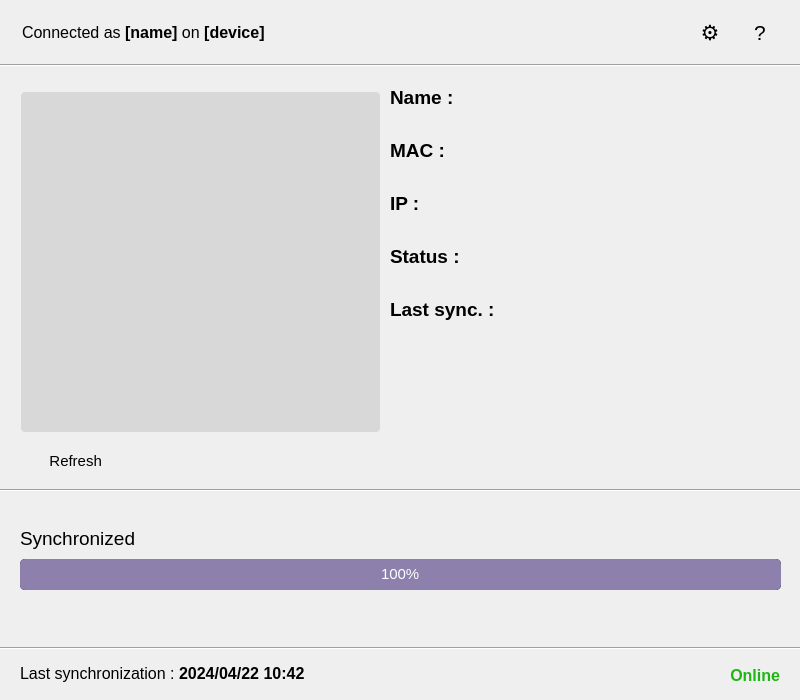
<?xml version="1.0" encoding="UTF-8"?>
<ui version="4.0">
 <class>main_window</class>
 <widget class="QMainWindow" name="main_window">
  <property name="windowModality">
   <enum>Qt::WindowModal</enum>
  </property>
  <property name="geometry">
   <rect>
    <x>0</x>
    <y>0</y>
    <width>800</width>
    <height>700</height>
   </rect>
  </property>
  <property name="sizePolicy">
   <sizepolicy hsizetype="Fixed" vsizetype="Fixed">
    <horstretch>0</horstretch>
    <verstretch>0</verstretch>
   </sizepolicy>
  </property>
  <property name="minimumSize">
   <size>
    <width>800</width>
    <height>700</height>
   </size>
  </property>
  <property name="maximumSize">
   <size>
    <width>800</width>
    <height>700</height>
   </size>
  </property>
  <property name="palette">
   <palette>
    <active>
     <colorrole role="Highlight">
      <brush brushstyle="SolidPattern">
       <color alpha="255">
        <red>116</red>
        <green>27</green>
        <blue>214</blue>
       </color>
      </brush>
     </colorrole>
    </active>
    <inactive>
     <colorrole role="Highlight">
      <brush brushstyle="SolidPattern">
       <color alpha="255">
        <red>116</red>
        <green>27</green>
        <blue>214</blue>
       </color>
      </brush>
     </colorrole>
    </inactive>
    <disabled>
     <colorrole role="Highlight">
      <brush brushstyle="SolidPattern">
       <color alpha="255">
        <red>40</red>
        <green>44</green>
        <blue>48</blue>
       </color>
      </brush>
     </colorrole>
    </disabled>
   </palette>
  </property>
  <property name="contextMenuPolicy">
   <enum>Qt::DefaultContextMenu</enum>
  </property>
  <property name="windowTitle">
   <string>Foxync</string>
  </property>
  <property name="windowOpacity">
   <double>1.000000000000000</double>
  </property>
  <property name="styleSheet">
   <string notr="true"/>
  </property>
  <property name="windowFilePath">
   <string/>
  </property>
  <property name="iconSize">
   <size>
    <width>24</width>
    <height>24</height>
   </size>
  </property>
  <property name="toolButtonStyle">
   <enum>Qt::ToolButtonIconOnly</enum>
  </property>
  <property name="tabShape">
   <enum>QTabWidget::Rounded</enum>
  </property>
  <widget class="QWidget" name="centralwidget">
   <widget class="QListWidget" name="list_devices">
    <property name="geometry">
     <rect>
      <x>20</x>
      <y>91</y>
      <width>361</width>
      <height>342</height>
     </rect>
    </property>
    <property name="palette">
     <palette>
      <active>
       <colorrole role="Button">
        <brush brushstyle="SolidPattern">
         <color alpha="25">
          <red>0</red>
          <green>0</green>
          <blue>0</blue>
         </color>
        </brush>
       </colorrole>
       <colorrole role="Base">
        <brush brushstyle="NoBrush">
         <color alpha="255">
          <red>0</red>
          <green>0</green>
          <blue>0</blue>
         </color>
        </brush>
       </colorrole>
       <colorrole role="Window">
        <brush brushstyle="SolidPattern">
         <color alpha="25">
          <red>0</red>
          <green>0</green>
          <blue>0</blue>
         </color>
        </brush>
       </colorrole>
      </active>
      <inactive>
       <colorrole role="Button">
        <brush brushstyle="SolidPattern">
         <color alpha="25">
          <red>0</red>
          <green>0</green>
          <blue>0</blue>
         </color>
        </brush>
       </colorrole>
       <colorrole role="Base">
        <brush brushstyle="NoBrush">
         <color alpha="255">
          <red>0</red>
          <green>0</green>
          <blue>0</blue>
         </color>
        </brush>
       </colorrole>
       <colorrole role="Window">
        <brush brushstyle="SolidPattern">
         <color alpha="25">
          <red>0</red>
          <green>0</green>
          <blue>0</blue>
         </color>
        </brush>
       </colorrole>
      </inactive>
      <disabled>
       <colorrole role="Button">
        <brush brushstyle="SolidPattern">
         <color alpha="25">
          <red>0</red>
          <green>0</green>
          <blue>0</blue>
         </color>
        </brush>
       </colorrole>
       <colorrole role="Base">
        <brush brushstyle="NoBrush">
         <color alpha="255">
          <red>0</red>
          <green>0</green>
          <blue>0</blue>
         </color>
        </brush>
       </colorrole>
       <colorrole role="Window">
        <brush brushstyle="SolidPattern">
         <color alpha="25">
          <red>0</red>
          <green>0</green>
          <blue>0</blue>
         </color>
        </brush>
       </colorrole>
      </disabled>
     </palette>
    </property>
    <property name="font">
     <font>
      <pointsize>15</pointsize>
     </font>
    </property>
    <property name="styleSheet">
     <string notr="true">QListWidget {
	border: 2px solid transparent;
	border-radius: 5px;
    background-color:  rgba(0, 0, 0, 0.1);
}

QListWidget::item{
	height: 40px;
}

QListWidget::item:selected{
    background-color: #8D80AD; 
	 border-radius: 5px;
color:white;
}
</string>
    </property>
    <property name="horizontalScrollBarPolicy">
     <enum>Qt::ScrollBarAlwaysOff</enum>
    </property>
    <property name="horizontalScrollMode">
     <enum>QAbstractItemView::ScrollPerItem</enum>
    </property>
    <property name="viewMode">
     <enum>QListView::ListMode</enum>
    </property>
   </widget>
   <widget class="QToolButton" name="buttonicon_options">
    <property name="geometry">
     <rect>
      <x>690</x>
      <y>12</y>
      <width>40</width>
      <height>40</height>
     </rect>
    </property>
    <property name="font">
     <font>
      <pointsize>16</pointsize>
     </font>
    </property>
    <property name="cursor">
     <cursorShape>ArrowCursor</cursorShape>
    </property>
    <property name="toolTip">
     <string>Settings</string>
    </property>
    <property name="styleSheet">
     <string notr="true">QToolButton {
background-color: transparent;
border: none;
border-radius: 5px;
}

QToolButton:pressed{
background-color: rgba(255, 255, 255, 0.4);
}</string>
    </property>
    <property name="text">
     <string>⚙️</string>
    </property>
    <property name="icon">
     <iconset>
      <normaloff>../medias/settings.png</normaloff>../medias/settings.png</iconset>
    </property>
    <property name="iconSize">
     <size>
      <width>24</width>
      <height>24</height>
     </size>
    </property>
   </widget>
   <widget class="QToolButton" name="buttonicon_about">
    <property name="geometry">
     <rect>
      <x>740</x>
      <y>12</y>
      <width>40</width>
      <height>40</height>
     </rect>
    </property>
    <property name="font">
     <font>
      <pointsize>16</pointsize>
     </font>
    </property>
    <property name="cursor">
     <cursorShape>ArrowCursor</cursorShape>
    </property>
    <property name="toolTip">
     <string>About</string>
    </property>
    <property name="styleSheet">
     <string notr="true">QToolButton {
background-color: transparent;
border: none;
border-radius: 5px;
}

QToolButton:pressed{
background-color: rgba(255, 255, 255, 0.4);
}</string>
    </property>
    <property name="text">
     <string>?</string>
    </property>
    <property name="icon">
     <iconset>
      <normaloff>../medias/about.png</normaloff>../medias/about.png</iconset>
    </property>
    <property name="iconSize">
     <size>
      <width>24</width>
      <height>24</height>
     </size>
    </property>
   </widget>
   <widget class="QLabel" name="label_state_device">
    <property name="geometry">
     <rect>
      <x>689</x>
      <y>661</y>
      <width>91</width>
      <height>30</height>
     </rect>
    </property>
    <property name="font">
     <font>
      <pointsize>12</pointsize>
      <italic>false</italic>
     </font>
    </property>
    <property name="layoutDirection">
     <enum>Qt::LeftToRight</enum>
    </property>
    <property name="styleSheet">
     <string notr="true">background: none;</string>
    </property>
    <property name="text">
     <string>&lt;html&gt;&lt;head/&gt;&lt;body&gt;&lt;p&gt; &lt;span style=&quot; font-weight:600; color:#1fb614;&quot;&gt;Online&lt;/span&gt;&lt;/p&gt;&lt;/body&gt;&lt;/html&gt;</string>
    </property>
    <property name="alignment">
     <set>Qt::AlignRight|Qt::AlignTrailing|Qt::AlignVCenter</set>
    </property>
   </widget>
   <widget class="QLabel" name="label_last_sync">
    <property name="geometry">
     <rect>
      <x>20</x>
      <y>658</y>
      <width>631</width>
      <height>31</height>
     </rect>
    </property>
    <property name="font">
     <font>
      <pointsize>12</pointsize>
     </font>
    </property>
    <property name="styleSheet">
     <string notr="true">background: none;</string>
    </property>
    <property name="text">
     <string>&lt;html&gt;&lt;head/&gt;&lt;body&gt;&lt;p&gt;Last synchronization : &lt;span style=&quot; font-weight:600;&quot;&gt;2024/04/22 10:42&lt;/span&gt;&lt;/p&gt;&lt;/body&gt;&lt;/html&gt;</string>
    </property>
   </widget>
   <widget class="QLabel" name="label_sync_state">
    <property name="geometry">
     <rect>
      <x>20</x>
      <y>523</y>
      <width>761</width>
      <height>31</height>
     </rect>
    </property>
    <property name="font">
     <font>
      <pointsize>14</pointsize>
     </font>
    </property>
    <property name="styleSheet">
     <string notr="true">background: none;</string>
    </property>
    <property name="text">
     <string>Synchronized</string>
    </property>
   </widget>
   <widget class="QLabel" name="label_current_name">
    <property name="geometry">
     <rect>
      <x>22</x>
      <y>17</y>
      <width>561</width>
      <height>31</height>
     </rect>
    </property>
    <property name="font">
     <font>
      <pointsize>12</pointsize>
     </font>
    </property>
    <property name="styleSheet">
     <string notr="true">background: none;</string>
    </property>
    <property name="text">
     <string>&lt;html&gt;&lt;head/&gt;&lt;body&gt;&lt;p&gt;Connected as &lt;span style=&quot; font-weight:600;&quot;&gt;[name] &lt;/span&gt;on &lt;span style=&quot; font-weight:600;&quot;&gt;[device]&lt;/span&gt;&lt;/p&gt;&lt;/body&gt;&lt;/html&gt;</string>
    </property>
   </widget>
   <widget class="QToolButton" name="buttonicon_logout">
    <property name="geometry">
     <rect>
      <x>640</x>
      <y>12</y>
      <width>40</width>
      <height>40</height>
     </rect>
    </property>
    <property name="font">
     <font>
      <pointsize>16</pointsize>
     </font>
    </property>
    <property name="cursor">
     <cursorShape>ArrowCursor</cursorShape>
    </property>
    <property name="toolTip">
     <string>Log out</string>
    </property>
    <property name="styleSheet">
     <string notr="true">QToolButton {
background-color: transparent;
border: none;
border-radius: 5px;
}

QToolButton:pressed{
background-color: rgba(255, 255, 255, 0.4);
}</string>
    </property>
    <property name="text">
     <string/>
    </property>
    <property name="icon">
     <iconset>
      <normaloff>../medias/logout.png</normaloff>../medias/logout.png</iconset>
    </property>
    <property name="iconSize">
     <size>
      <width>24</width>
      <height>24</height>
     </size>
    </property>
   </widget>
   <widget class="QProgressBar" name="progressbar_sync">
    <property name="geometry">
     <rect>
      <x>20</x>
      <y>559</y>
      <width>761</width>
      <height>31</height>
     </rect>
    </property>
    <property name="styleSheet">
     <string notr="true">QProgressBar {
color: white;
	font-size: 15px;
	text-align: center;
	border-radius: 5px;
	border: none;
    background-color: #000000;
}

QProgressBar::chunk {
	border-radius: 5px;
    background-color: #8D80AD; 
}</string>
    </property>
    <property name="value">
     <number>100</number>
    </property>
   </widget>
   <widget class="Line" name="line">
    <property name="geometry">
     <rect>
      <x>0</x>
      <y>57</y>
      <width>801</width>
      <height>16</height>
     </rect>
    </property>
    <property name="orientation">
     <enum>Qt::Horizontal</enum>
    </property>
   </widget>
   <widget class="Line" name="line_2">
    <property name="geometry">
     <rect>
      <x>0</x>
      <y>482</y>
      <width>801</width>
      <height>16</height>
     </rect>
    </property>
    <property name="orientation">
     <enum>Qt::Horizontal</enum>
    </property>
   </widget>
   <widget class="Line" name="line_3">
    <property name="geometry">
     <rect>
      <x>0</x>
      <y>640</y>
      <width>801</width>
      <height>16</height>
     </rect>
    </property>
    <property name="orientation">
     <enum>Qt::Horizontal</enum>
    </property>
   </widget>
   <widget class="QToolButton" name="buttonicon_switch_account">
    <property name="geometry">
     <rect>
      <x>590</x>
      <y>13</y>
      <width>40</width>
      <height>40</height>
     </rect>
    </property>
    <property name="font">
     <font>
      <pointsize>16</pointsize>
     </font>
    </property>
    <property name="cursor">
     <cursorShape>ArrowCursor</cursorShape>
    </property>
    <property name="toolTip">
     <string>Switch profile</string>
    </property>
    <property name="styleSheet">
     <string notr="true">QToolButton {
background-color: transparent;
border: none;
border-radius: 5px;
}

QToolButton:pressed{
background-color: rgba(255, 255, 255, 0.4);
}</string>
    </property>
    <property name="text">
     <string/>
    </property>
    <property name="icon">
     <iconset>
      <normaloff>../medias/switch_account.png</normaloff>../medias/switch_account.png</iconset>
    </property>
    <property name="iconSize">
     <size>
      <width>24</width>
      <height>24</height>
     </size>
    </property>
    <property name="toolButtonStyle">
     <enum>Qt::ToolButtonIconOnly</enum>
    </property>
   </widget>
   <widget class="QToolButton" name="buttonicon_refresh">
    <property name="geometry">
     <rect>
      <x>21</x>
      <y>440</y>
      <width>101</width>
      <height>41</height>
     </rect>
    </property>
    <property name="font">
     <font>
      <pointsize>11</pointsize>
     </font>
    </property>
    <property name="cursor">
     <cursorShape>ArrowCursor</cursorShape>
    </property>
    <property name="toolTip">
     <string>Refresh informations</string>
    </property>
    <property name="styleSheet">
     <string notr="true">QToolButton {
background-color: transparent;
border: none;
border-radius: 5px;
}

QToolButton:pressed{
background-color: rgba(255, 255, 255, 0.2);
}</string>
    </property>
    <property name="text">
     <string>  Refresh</string>
    </property>
    <property name="icon">
     <iconset>
      <normaloff>../medias/refresh.png</normaloff>../medias/refresh.png</iconset>
    </property>
    <property name="iconSize">
     <size>
      <width>24</width>
      <height>24</height>
     </size>
    </property>
    <property name="toolButtonStyle">
     <enum>Qt::ToolButtonTextBesideIcon</enum>
    </property>
   </widget>
   <widget class="QLabel" name="label_device_infos">
    <property name="geometry">
     <rect>
      <x>390</x>
      <y>86</y>
      <width>391</width>
      <height>371</height>
     </rect>
    </property>
    <property name="font">
     <font>
      <pointsize>12</pointsize>
     </font>
    </property>
    <property name="text">
     <string>&lt;html&gt;&lt;head/&gt;&lt;body&gt;&lt;p&gt;&lt;span style=&quot; font-size:14pt; font-weight:600;&quot;&gt;Name : &lt;/span&gt;&lt;span style=&quot; font-size:14pt;&quot;&gt;&lt;br/&gt;&lt;/span&gt;&lt;/p&gt;&lt;p&gt;&lt;span style=&quot; font-size:14pt; font-weight:600;&quot;&gt;MAC :&lt;/span&gt;&lt;span style=&quot; font-size:14pt;&quot;&gt;&lt;br/&gt;&lt;/span&gt;&lt;/p&gt;&lt;p&gt;&lt;span style=&quot; font-size:14pt; font-weight:600;&quot;&gt;IP : &lt;/span&gt;&lt;span style=&quot; font-size:14pt;&quot;&gt;&lt;br/&gt;&lt;/span&gt;&lt;/p&gt;&lt;p&gt;&lt;span style=&quot; font-size:14pt; font-weight:600;&quot;&gt;Status : &lt;/span&gt;&lt;span style=&quot; font-size:14pt;&quot;&gt;&lt;br/&gt;&lt;/span&gt;&lt;/p&gt;&lt;p&gt;&lt;span style=&quot; font-size:14pt; font-weight:600;&quot;&gt;Last sync. :&lt;/span&gt;&lt;/p&gt;&lt;/body&gt;&lt;/html&gt;</string>
    </property>
    <property name="alignment">
     <set>Qt::AlignLeading|Qt::AlignLeft|Qt::AlignTop</set>
    </property>
   </widget>
  </widget>
  <action name="actionParameters">
   <property name="text">
    <string>Parameters</string>
   </property>
   <property name="font">
    <font/>
   </property>
  </action>
  <action name="actionAbout">
   <property name="text">
    <string>About</string>
   </property>
   <property name="font">
    <font/>
   </property>
  </action>
 </widget>
 <resources/>
 <connections/>
</ui>
